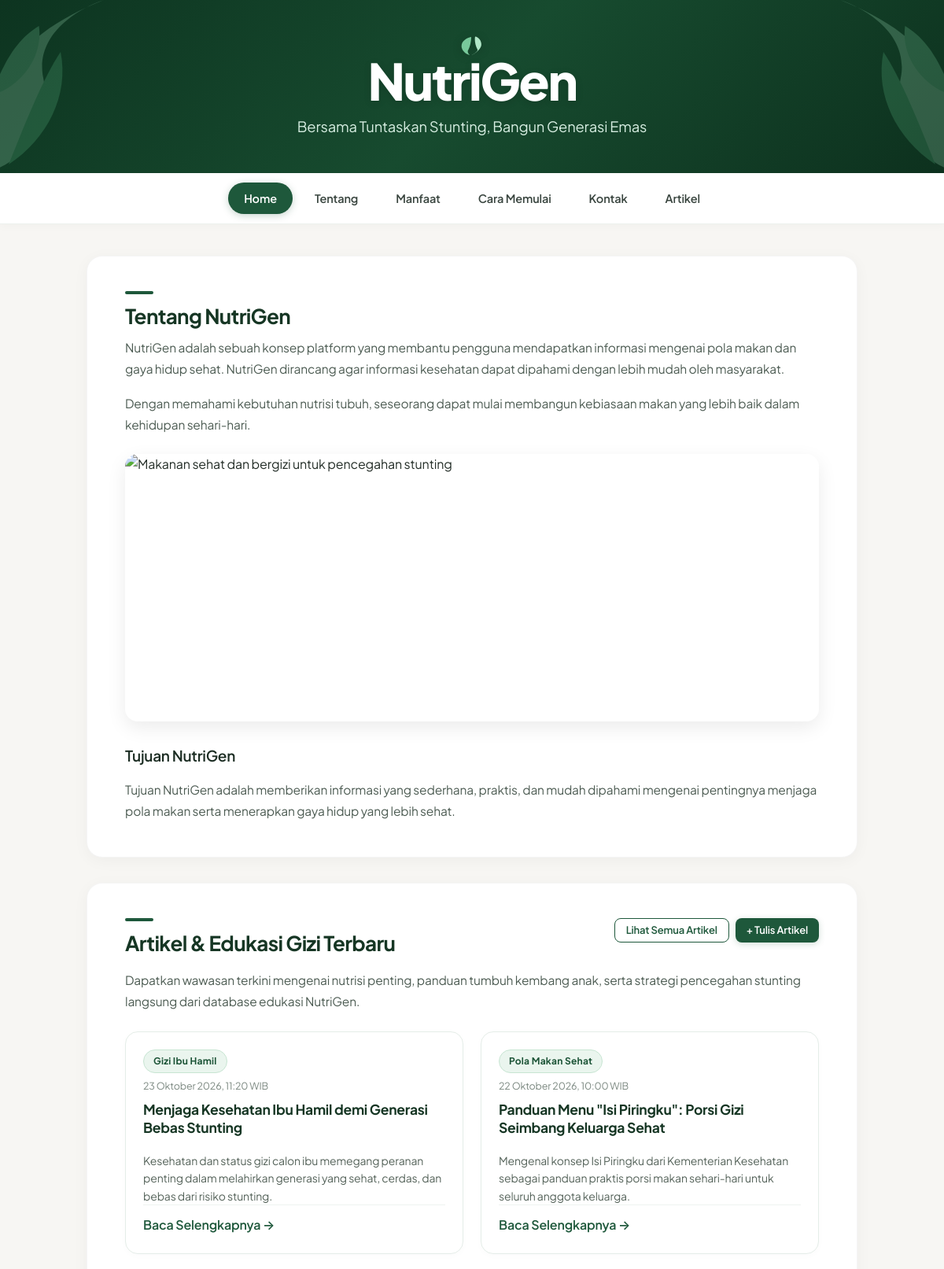
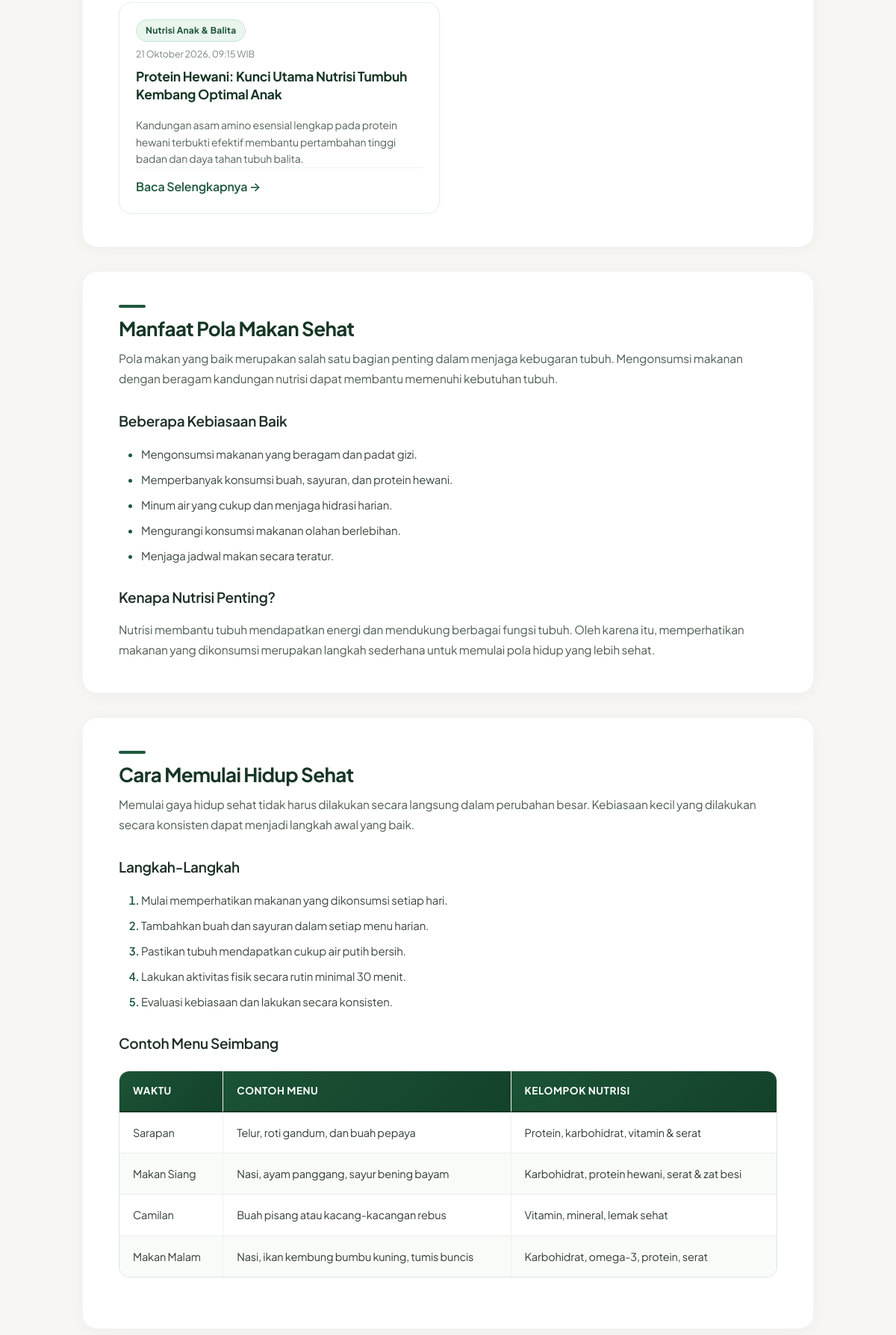
The page / (upper part) on the database its author committed (2 pictures, top to bottom).
### tables this page shows
CREATE TABLE `artikel` (
  `id` INT(11) NOT NULL AUTO_INCREMENT,
  `judul` VARCHAR(150) NOT NULL,
  `kategori` VARCHAR(100) NOT NULL,
  `ringkasan` VARCHAR(255) NOT NULL,
  `isi` TEXT NOT NULL,
  `tanggal_dibuat` TIMESTAMP NOT NULL DEFAULT CURRENT_TIMESTAMP,
  PRIMARY KEY (`id`)
);

### includes/functions.php (called while the page is built, shortened)
<?php
function e(?string $teks): string {
    return htmlspecialchars($teks ?? '', ENT_QUOTES, 'UTF-8');
}
function format_tanggal_indonesia(?string $datetime): string {
    $timestamp = strtotime($datetime);
    $bulan = [
        1 => 'Januari',
        2 => 'Februari',
        3 => 'Maret',
        4 => 'April',
        5 => 'Mei',
        6 => 'Juni',
        7 => 'Juli',
        8 => 'Agustus',
        9 => 'September',
        10 => 'Oktober',
        11 => 'November',
        12 => 'Desember'
    ];
    $hari = date('j', $timestamp);
    $bulan_index = (int)date('n', $timestamp);
    $tahun = date('Y', $timestamp);
    $jam = date('H:i', $timestamp);
    $nama_bulan = $bulan[$bulan_index] ?? '';
    return "{$hari} {$nama_bulan} {$tahun}, {$jam} WIB";
}

### index.php (the view, shortened to what this page needs)
<?php
require_once __DIR__ . '/includes/koneksi.php';
require_once __DIR__ . '/includes/functions.php';
$artikel_terbaru = [];
if (!empty($koneksi)) {
    $sql_terbaru = "SELECT id, judul, kategori, ringkasan, tanggal_dibuat FROM artikel ORDER BY tanggal_dibuat DESC, id DESC LIMIT 3";
    $result_terbaru = @mysqli_query($koneksi, $sql_terbaru);
    if ($result_terbaru) {
        while ($row = mysqli_fetch_assoc($result_terbaru)) {
            $artikel_terbaru[] = $row;
        }
    } else {
        $ambil_error = 'Tidak dapat mengambil artikel terbaru.';
    }
}
require_once __DIR__ . '/includes/header.php';
require_once __DIR__ . '/includes/navbar.php';
?>
    <main>
        <section id="tentang">
            <div class="accent-bar"></div>
            <h2>Tentang NutriGen</h2>
            <p>
                NutriGen adalah sebuah konsep platform yang membantu pengguna
                mendapatkan informasi mengenai pola makan dan gaya hidup sehat.
                NutriGen dirancang agar informasi kesehatan dapat dipahami
                dengan lebih mudah oleh masyarakat.
            </p>
            <p>
                Dengan memahami kebutuhan nutrisi tubuh, seseorang dapat mulai
                membangun kebiasaan makan yang lebih baik dalam kehidupan
                sehari-hari.
            </p>
            <img
                class="hero-image"
                src="https://images.unsplash.com/photo-1498837167922-ddd27525d352?auto=format&fit=crop&w=1200&q=80"
                alt="Makanan sehat dan bergizi untuk pencegahan stunting"
            >
            <h3>Tujuan NutriGen</h3>
            <p>
                Tujuan NutriGen adalah memberikan informasi yang sederhana,
                praktis, dan mudah dipahami mengenai pentingnya menjaga pola
                makan serta menerapkan gaya hidup yang lebih sehat.
            </p>
        </section>
        <section id="artikel-terbaru">
            <div style="display: flex; justify-content: space-between; align-items: flex-start; flex-wrap: wrap; gap: 16px; margin-bottom: 8px;">
                <div>
                    <div class="accent-bar"></div>
                    <h2>Artikel & Edukasi Gizi Terbaru</h2>
                </div>
                <div style="display: flex; gap: 8px; flex-wrap: wrap;">
                    <a href="artikel.php" class="btn btn-outline btn-sm">Lihat Semua Artikel</a>
                    <a href="tambah.php" class="btn btn-primary btn-sm">+ Tulis Artikel</a>
                </div>
            </div>
            <p>
                Dapatkan wawasan terkini mengenai nutrisi penting, panduan tumbuh kembang anak,
                serta strategi pencegahan stunting langsung dari database edukasi NutriGen.
            </p>
            <?php if (!empty($artikel_terbaru)): ?>
                <div class="article-grid">
                    <?php foreach ($artikel_terbaru as $item): ?>
                        <article class="article-card">
                            <div class="article-card-header">
                                <span class="badge-category"><?= e($item['kategori']) ?></span>
                                <span class="article-card-date"><?= e(format_tanggal_indonesia($item['tanggal_dibuat'])) ?></span>
                                <h3 class="article-card-title">
                                    <a href="detail.php?id=<?= (int)$item['id'] ?>"><?= e($item['judul']) ?></a>
                                </h3>
                            </div>
                            <p class="article-card-summary">
                                <?= e($item['ringkasan']) ?>
                            </p>
                            <div class="article-card-footer">
                                <a href="detail.php?id=<?= (int)$item['id'] ?>" class="link">Baca Selengkapnya &rarr;</a>
                            </div>
                        </article>
                    <?php endforeach; ?>
                </div>
            <?php endif; ?>
        </section>
        <section id="manfaat">
            <div class="accent-bar"></div>
            <h2>Manfaat Pola Makan Sehat</h2>
            <p>
                Pola makan yang baik merupakan salah satu bagian penting dalam
                menjaga kebugaran tubuh. Mengonsumsi makanan dengan beragam
                kandungan nutrisi dapat membantu memenuhi kebutuhan tubuh.
            </p>
            <h3>Beberapa Kebiasaan Baik</h3>
            <ul>
                <li>Mengonsumsi makanan yang beragam dan padat gizi.</li>
                <li>Memperbanyak konsumsi buah, sayuran, dan protein hewani.</li>
                <li>Minum air yang cukup dan menjaga hidrasi harian.</li>
                <li>Mengurangi konsumsi makanan olahan berlebihan.</li>
                <li>Menjaga jadwal makan secara teratur.</li>
            </ul>
            <h3>Kenapa Nutrisi Penting?</h3>
            <p>
                Nutrisi membantu tubuh mendapatkan energi dan mendukung berbagai
                fungsi tubuh. Oleh karena itu, memperhatikan makanan yang
                dikonsumsi merupakan langkah sederhana untuk memulai pola hidup
                yang lebih sehat.
            </p>
        </section>
        <section id="cara">
            <div class="accent-bar"></div>
            <h2>Cara Memulai Hidup Sehat</h2>
            <p>
                Memulai gaya hidup sehat tidak harus dilakukan secara langsung
                dalam perubahan besar. Kebiasaan kecil yang dilakukan secara
                konsisten dapat menjadi langkah awal yang baik.
            </p>
            <h3>Langkah-Langkah</h3>
            <ol>
                <li>Mulai memperhatikan makanan yang dikonsumsi setiap hari.</li>
                <li>Tambahkan buah dan sayuran dalam setiap menu harian.</li>
                <li>Pastikan tubuh mendapatkan cukup air putih bersih.</li>
                <li>Lakukan aktivitas fisik secara rutin minimal 30 menit.</li>
                <li>Evaluasi kebiasaan dan lakukan secara konsisten.</li>
            </ol>
            <h3>Contoh Menu Seimbang</h3>
            <div class="table-responsive">
                <table>
                    <thead>
                        <tr>
                            <th>Waktu</th>
                            <th>Contoh Menu</th>
                            <th>Kelompok Nutrisi</th>
                        </tr>
                    </thead>
                    <tbody>
                        <tr>
                            <td>Sarapan</td>
                            <td>Telur, roti gandum, dan buah pepaya</td>
                            <td>Protein, karbohidrat, vitamin & serat</td>
                        </tr>
                        <tr>
                            <td>Makan Siang</td>
                            <td>Nasi, ayam panggang, sayur bening bayam</td>
                            <td>Karbohidrat, protein hewani, serat & zat besi</td>
                        </tr>
                        <tr>
                            <td>Camilan</td>
                            <td>Buah pisang atau kacang-kacangan rebus</td>
                            <td>Vitamin, mineral, lemak sehat</td>
                        </tr>
                        <tr>
                            <td>Makan Malam</td>
                            <td>Nasi, ikan kembung bumbu kuning, tumis buncis</td>
                            <td>Karbohidrat, omega-3, protein, serat</td>
                        </tr>
                    </tbody>
                </table>
            </div>
        </section>
    </main>
<?php
require_once __DIR__ . '/includes/footer.php';
?>

### assets/css/style.css (style rules this page uses)
*, *::before, *::after { box-sizing: border-box; margin: 0; padding: 0; }
html { scroll-behavior: smooth; scroll-padding-top: 80px; font-size: 16px; -webkit-font-smoothing: antialiased; -moz-osx-font-smoothing: grayscale; }
header, section, [id] { scroll-margin-top: 80px; }
body { font-family: 'Plus Jakarta Sans', -apple-system, BlinkMacSystemFont, 'Inter', 'Segoe UI', Roboto, sans-serif; background-color: #f7f6f3; color: #242e28; line-height: 1.68; letter-spacing: -0.01em; min-height: 100vh; display: flex; flex-direction: column; }
main { width: 92%; max-width: 980px; margin: 40px auto; flex: 1; }
section, .card-box { background: #ffffff; border-radius: 20px; border: 1px solid rgba(0, 0, 0, 0.04); box-shadow: 0 4px 20px rgba(0, 0, 0, 0.04); padding: 44px 48px; margin-bottom: 32px; }
.accent-bar { width: 36px; height: 4px; background-color: #1e583b; border-radius: 2px; margin-bottom: 12px; }
h2 { font-size: 26px; font-weight: 700; letter-spacing: -0.025em; color: #163624; margin-bottom: 10px; line-height: 1.25; }
h3 { font-size: 19px; font-weight: 600; letter-spacing: -0.015em; color: #1d2e24; margin-top: 28px; margin-bottom: 14px; }
p { font-size: 15.5px; font-weight: 400; color: #4d5c53; line-height: 1.72; margin-bottom: 18px; }
p:last-of-type { margin-bottom: 0; }
ul, ol { margin: 16px 0 24px 22px; padding-left: 8px; }
li { font-size: 15px; color: #3b4740; margin-bottom: 10px; line-height: 1.6; }
li::marker { color: #1e583b; font-weight: 600; }
.hero-image { display: block; width: 100%; max-width: 100%; height: 340px; object-fit: cover; border-radius: 16px; margin: 24px auto 28px auto; box-shadow: 0 8px 24px rgba(0, 0, 0, 0.08); }
.table-responsive { width: 100%; overflow-x: auto; -webkit-overflow-scrolling: touch; margin-top: 20px; margin-bottom: 24px; }
table { width: 100%; border-collapse: separate; border-spacing: 0; border-radius: 14px; overflow: hidden; border: 1px solid #d9e6df; background-color: #ffffff; box-shadow: 0 2px 12px rgba(0, 0, 0, 0.02); }
th, td { padding: 15px 18px; text-align: left; font-size: 14.5px; border-bottom: 1px solid #e7efe9; border-right: 1px solid #edf4ef; }
th:last-child, td:last-child { border-right: none; }
th { background: linear-gradient(135deg, #1b5336 0%, #13422a 100%); color: #ffffff; font-weight: 700; font-size: 13.5px; text-transform: uppercase; letter-spacing: 0.04em; border-bottom: 2px solid #0f3521; }
td { color: #313d36; }
tr:nth-child(even) td { background-color: #f9fbf9; }
tr:last-child td { border-bottom: none; }
.link { color: #1e583b; font-weight: 600; text-decoration: none; transition: color 0.2s ease; }
.btn { display: inline-flex; align-items: center; justify-content: center; gap: 8px; font-family: inherit; font-size: 14.5px; font-weight: 600; text-decoration: none; padding: 9px 22px; border-radius: 999px; border: none; cursor: pointer; transition: all 0.2s ease; line-height: 1.3; }
.btn-primary { background-color: #1e583b; color: #ffffff; box-shadow: 0 2px 8px rgba(30, 88, 59, 0.2); }
.btn-outline { background-color: transparent; color: #1e583b; border: 1.5px solid #1e583b; }
.btn-sm { padding: 6px 14px; font-size: 13px; border-radius: 8px; }
.badge-category { display: inline-block; background: #eaf5ee; color: #1b5336; font-size: 12px; font-weight: 700; padding: 4px 12px; border-radius: 999px; letter-spacing: 0.02em; border: 1px solid #c7e5d2; }
.article-grid { display: grid; grid-template-columns: repeat(auto-fill, minmax(280px, 1fr)); gap: 22px; margin-top: 24px; }
.article-card { background: #ffffff; border: 1px solid #e5ede8; border-radius: 16px; padding: 22px; display: flex; flex-direction: column; justify-content: space-between; transition: all 0.25s ease; box-shadow: 0 2px 10px rgba(0, 0, 0, 0.02); }
.article-card-header { margin-bottom: 10px; }
.article-card-date { font-size: 12.5px; color: #7b8880; margin-top: 6px; display: block; }
.article-card-title { font-size: 17.5px; font-weight: 700; color: #163624; margin-top: 8px; margin-bottom: 8px; line-height: 1.35; }
.article-card-title a { color: inherit; text-decoration: none; transition: color 0.2s ease; }
.article-card-summary { font-size: 14px; color: #55635a; line-height: 1.6; margin-bottom: 16px; flex: 1; }
.article-card-footer { display: flex; align-items: center; justify-content: space-between; padding-top: 12px; border-top: 1px solid #eef3f0; }

### rows shown on the page
artikel: kategori "Gizi Ibu Hamil", tanggal_dibuat "23 Oktober 2026, 11:20 WIB", judul "Menjaga Kesehatan Ibu Hamil demi Generasi Bebas Stunting", ringkasan "Kesehatan dan status gizi calon ibu memegang peranan penting dalam melahirkan generasi yang sehat, cerdas, dan bebas dari risiko stunting."
artikel: kategori "Pola Makan Sehat", tanggal_dibuat "22 Oktober 2026, 10:00 WIB", judul "Panduan Menu \"Isi Piringku\": Porsi Gizi Seimbang Keluarga Sehat", ringkasan "Mengenal konsep Isi Piringku dari Kementerian Kesehatan sebagai panduan praktis porsi makan sehari-hari untuk seluruh anggota keluarga."
artikel: kategori "Nutrisi Anak & Balita", tanggal_dibuat "21 Oktober 2026, 09:15 WIB", judul "Protein Hewani: Kunci Utama Nutrisi Tumbuh Kembang Optimal Anak", ringkasan "Kandungan asam amino esensial lengkap pada protein hewani terbukti efektif membantu pertambahan tinggi badan dan daya tahan tubuh balita."
